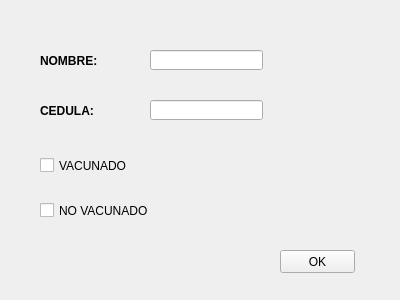
<?xml version="1.0" encoding="UTF-8"?>
<ui version="4.0">
 <class>Form</class>
 <widget class="QWidget" name="Form">
  <property name="geometry">
   <rect>
    <x>0</x>
    <y>0</y>
    <width>400</width>
    <height>300</height>
   </rect>
  </property>
  <property name="windowTitle">
   <string>Form</string>
  </property>
  <widget class="QCheckBox" name="checkBox">
   <property name="geometry">
    <rect>
     <x>40</x>
     <y>150</y>
     <width>131</width>
     <height>31</height>
    </rect>
   </property>
   <property name="text">
    <string>VACUNADO</string>
   </property>
  </widget>
  <widget class="QCheckBox" name="checkBox_2">
   <property name="geometry">
    <rect>
     <x>40</x>
     <y>200</y>
     <width>111</width>
     <height>21</height>
    </rect>
   </property>
   <property name="text">
    <string>NO VACUNADO</string>
   </property>
  </widget>
  <widget class="QLabel" name="label">
   <property name="geometry">
    <rect>
     <x>40</x>
     <y>50</y>
     <width>71</width>
     <height>21</height>
    </rect>
   </property>
   <property name="font">
    <font>
     <weight>75</weight>
     <bold>true</bold>
    </font>
   </property>
   <property name="text">
    <string>NOMBRE:</string>
   </property>
  </widget>
  <widget class="QLabel" name="label_2">
   <property name="geometry">
    <rect>
     <x>40</x>
     <y>100</y>
     <width>71</width>
     <height>21</height>
    </rect>
   </property>
   <property name="font">
    <font>
     <weight>75</weight>
     <bold>true</bold>
    </font>
   </property>
   <property name="text">
    <string>CEDULA:</string>
   </property>
  </widget>
  <widget class="QLineEdit" name="lineEdit">
   <property name="geometry">
    <rect>
     <x>150</x>
     <y>50</y>
     <width>113</width>
     <height>20</height>
    </rect>
   </property>
  </widget>
  <widget class="QLineEdit" name="lineEdit_2">
   <property name="geometry">
    <rect>
     <x>150</x>
     <y>100</y>
     <width>113</width>
     <height>20</height>
    </rect>
   </property>
  </widget>
  <widget class="QPushButton" name="pushButton">
   <property name="geometry">
    <rect>
     <x>280</x>
     <y>250</y>
     <width>75</width>
     <height>23</height>
    </rect>
   </property>
   <property name="text">
    <string>OK</string>
   </property>
  </widget>
 </widget>
 <resources/>
 <connections/>
</ui>
